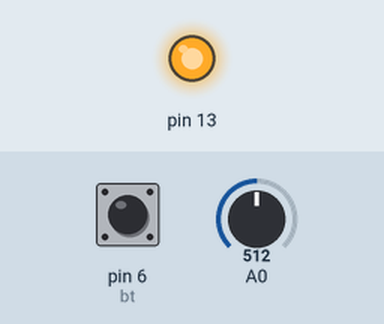
Bench run of a sketch on a simulated Arduino Uno, built with avr-gcc and run on an emulated ATmega328P. Parts: output pins drawn as LEDs (lit = HIGH). The inputs (shaded band) are chosen by the test bench; at power-on: pin 6 (bt) HIGH, A0 = 512. What the sketch prints to the serial monitor is not drawn.

Above: at 1.2 s.
1.3 s: pin 6 (bt) pulled LOW for 0.15 s
Timing chart, 0 to 4.3 s (numbered marks = the images above; inputs shaded):
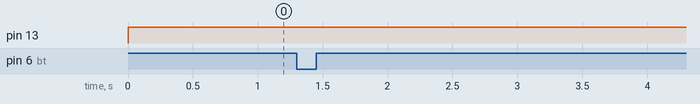

The sketch:

invasivefuzzy.ino
```cpp
#include "Wire.h"
#include <LiquidCrystal_I2C.h>

LiquidCrystal_I2C lcd(0x27, 20, 4);

const int ledPin = 9;
const int bt = 6;  // PIN TOMBOL
int btx, adcsensor, datafix, kalibrasi, i;
float fix;

float kondisiNormal(float nilai) {
  float nilaiNormal = 0;
  if (nilai <= 100) {
    nilaiNormal = 1;
  }
  else {
    if (nilai <= 101) {
      nilaiNormal = (101 - nilai);
    }
    else {
      nilaiNormal = 0;
    }
  }
  return nilaiNormal;
}

float kondisiPraDiabet(float nilai) {
  float nilaiPraDiabet = 0;
  if (nilai >= 100 && nilai <= 126) {
    if (nilai > 100 && nilai < 126) {
      nilaiPraDiabet = 1;
    }
    else {
      if (nilai >= 100 && nilai <= 101) {
        nilaiPraDiabet = (nilai - 100);
      }
      else {
        if (nilai >= 125 && nilai <= 126) {
          nilaiPraDiabet = (125 - nilai);
        }
        else {
          nilaiPraDiabet = 0;
        }
      }
    }
  }
  return nilaiPraDiabet;
}

float kondisiDiabet(float nilai) {
  float nilaiDiabet = 0;
  if (nilai >= 126) {
    nilaiDiabet = 1;
  }
  else {
    if (nilai >= 125 && nilai <= 126) {
      nilaiDiabet = (nilai - 125);
    }
    else {
      nilaiDiabet = 0;
    }
  }
  return nilaiDiabet;
}


void setup() {
  Serial.begin(9600);
  pinMode(13, OUTPUT);
  pinMode(bt, INPUT_PULLUP);
}

void loop() {
  digitalWrite(13, HIGH);
  Serial.print("mg/dl= ");
  Serial.println(kalibrasi);
  btx = digitalRead(bt);
  float normal = kondisiNormal(kalibrasi);
  float pradiabet = kondisiPraDiabet(kalibrasi);
  float diabetes = kondisiDiabet (kalibrasi);
  String hasil;
  if (normal == 1) {
    hasil = "Normal";
  }
  else if (normal <= 0.5 && normal > 0) {
    hasil = "Normal";
  }
  else if (pradiabet == 1 || normal > 0.5) {
    hasil = "Pradiabet";
  }
  else if (diabetes == 1 || pradiabet > 0.5) {
    hasil = "Diabetes";
  }
  if (btx == 0) {
    i = 0;
    datafix = 0;
    fix = 0;
    proses();
  }
}

void proses() {
  adcsensor = analogRead(A0);
  Serial.print("ADC= ");
  Serial.println(adcsensor);
  datafix = adcsensor + datafix;
  delay(200);
  if (i >= 20) {
    fix = datafix / 20.0;  // untuk data ke kalibrasi
    kalibrasi = ((fix + 17.62) / 0.2917 / 10);  // data yang sudah di kalibrasi
    return;
  }
  i++;
  proses();
}
```

Measured:
- after the input at 1.3 s, every drawn part: stays the same
